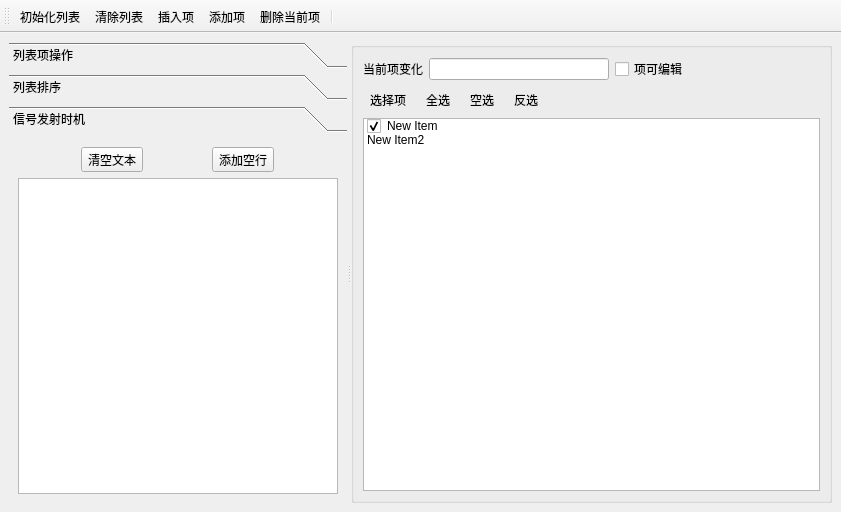
<?xml version="1.0" encoding="UTF-8"?>
<ui version="4.0">
 <class>MainWindow</class>
 <widget class="QMainWindow" name="MainWindow">
  <property name="geometry">
   <rect>
    <x>0</x>
    <y>0</y>
    <width>841</width>
    <height>512</height>
   </rect>
  </property>
  <property name="windowTitle">
   <string>MainWindow</string>
  </property>
  <widget class="QWidget" name="centralwidget">
   <layout class="QGridLayout" name="gridLayout">
    <item row="0" column="0">
     <widget class="QSplitter" name="splitter">
      <property name="orientation">
       <enum>Qt::Horizontal</enum>
      </property>
      <widget class="QToolBox" name="toolBox">
       <property name="currentIndex">
        <number>2</number>
       </property>
       <widget class="QWidget" name="page">
        <property name="geometry">
         <rect>
          <x>0</x>
          <y>0</y>
          <width>188</width>
          <height>351</height>
         </rect>
        </property>
        <attribute name="icon">
         <iconset resource="res.qrc">
          <normaloff>:/icons/412.bmp</normaloff>:/icons/412.bmp</iconset>
        </attribute>
        <attribute name="label">
         <string>列表项操作</string>
        </attribute>
        <layout class="QVBoxLayout" name="verticalLayout_2">
         <item>
          <widget class="QToolButton" name="tbnListInit">
           <property name="sizePolicy">
            <sizepolicy hsizetype="Preferred" vsizetype="Fixed">
             <horstretch>0</horstretch>
             <verstretch>0</verstretch>
            </sizepolicy>
           </property>
           <property name="text">
            <string>tbnListInit</string>
           </property>
           <property name="toolButtonStyle">
            <enum>Qt::ToolButtonTextBesideIcon</enum>
           </property>
           <property name="autoRaise">
            <bool>true</bool>
           </property>
          </widget>
         </item>
         <item>
          <widget class="QToolButton" name="tbnListClear">
           <property name="sizePolicy">
            <sizepolicy hsizetype="Preferred" vsizetype="Fixed">
             <horstretch>0</horstretch>
             <verstretch>0</verstretch>
            </sizepolicy>
           </property>
           <property name="text">
            <string>tbnListClear</string>
           </property>
           <property name="toolButtonStyle">
            <enum>Qt::ToolButtonTextBesideIcon</enum>
           </property>
           <property name="autoRaise">
            <bool>true</bool>
           </property>
          </widget>
         </item>
         <item>
          <widget class="QToolButton" name="tbnListInsert">
           <property name="sizePolicy">
            <sizepolicy hsizetype="Preferred" vsizetype="Fixed">
             <horstretch>0</horstretch>
             <verstretch>0</verstretch>
            </sizepolicy>
           </property>
           <property name="text">
            <string>tbnListInsert</string>
           </property>
           <property name="toolButtonStyle">
            <enum>Qt::ToolButtonTextBesideIcon</enum>
           </property>
           <property name="autoRaise">
            <bool>true</bool>
           </property>
          </widget>
         </item>
         <item>
          <widget class="QToolButton" name="tbnListAppend">
           <property name="sizePolicy">
            <sizepolicy hsizetype="Preferred" vsizetype="Fixed">
             <horstretch>0</horstretch>
             <verstretch>0</verstretch>
            </sizepolicy>
           </property>
           <property name="text">
            <string>tbnListAppend</string>
           </property>
           <property name="toolButtonStyle">
            <enum>Qt::ToolButtonTextBesideIcon</enum>
           </property>
           <property name="autoRaise">
            <bool>true</bool>
           </property>
          </widget>
         </item>
         <item>
          <widget class="QToolButton" name="tbnListDelete">
           <property name="sizePolicy">
            <sizepolicy hsizetype="Preferred" vsizetype="Fixed">
             <horstretch>0</horstretch>
             <verstretch>0</verstretch>
            </sizepolicy>
           </property>
           <property name="text">
            <string>tbnListDelete</string>
           </property>
           <property name="toolButtonStyle">
            <enum>Qt::ToolButtonTextBesideIcon</enum>
           </property>
           <property name="autoRaise">
            <bool>true</bool>
           </property>
          </widget>
         </item>
         <item>
          <spacer name="verticalSpacer_2">
           <property name="orientation">
            <enum>Qt::Vertical</enum>
           </property>
           <property name="sizeHint" stdset="0">
            <size>
             <width>20</width>
             <height>40</height>
            </size>
           </property>
          </spacer>
         </item>
        </layout>
       </widget>
       <widget class="QWidget" name="page_2">
        <property name="geometry">
         <rect>
          <x>0</x>
          <y>0</y>
          <width>188</width>
          <height>351</height>
         </rect>
        </property>
        <attribute name="icon">
         <iconset resource="res.qrc">
          <normaloff>:/icons/408.bmp</normaloff>:/icons/408.bmp</iconset>
        </attribute>
        <attribute name="label">
         <string>列表排序</string>
        </attribute>
        <layout class="QVBoxLayout" name="verticalLayout_3">
         <item>
          <widget class="QCheckBox" name="cbxSorting">
           <property name="text">
            <string>允许排序</string>
           </property>
          </widget>
         </item>
         <item>
          <widget class="QToolButton" name="tbnSortAsc">
           <property name="text">
            <string>升序排序</string>
           </property>
           <property name="toolButtonStyle">
            <enum>Qt::ToolButtonTextBesideIcon</enum>
           </property>
           <property name="autoRaise">
            <bool>false</bool>
           </property>
           <property name="arrowType">
            <enum>Qt::UpArrow</enum>
           </property>
          </widget>
         </item>
         <item>
          <widget class="QToolButton" name="tbnSortDes">
           <property name="text">
            <string>降序排序</string>
           </property>
           <property name="toolButtonStyle">
            <enum>Qt::ToolButtonTextBesideIcon</enum>
           </property>
           <property name="arrowType">
            <enum>Qt::DownArrow</enum>
           </property>
          </widget>
         </item>
         <item>
          <spacer name="verticalSpacer">
           <property name="orientation">
            <enum>Qt::Vertical</enum>
           </property>
           <property name="sizeHint" stdset="0">
            <size>
             <width>20</width>
             <height>40</height>
            </size>
           </property>
          </spacer>
         </item>
        </layout>
       </widget>
       <widget class="QWidget" name="page_3">
        <property name="geometry">
         <rect>
          <x>0</x>
          <y>0</y>
          <width>188</width>
          <height>351</height>
         </rect>
        </property>
        <attribute name="icon">
         <iconset resource="res.qrc">
          <normaloff>:/icons/412.bmp</normaloff>:/icons/412.bmp</iconset>
        </attribute>
        <attribute name="label">
         <string>信号发射时机</string>
        </attribute>
        <layout class="QVBoxLayout" name="verticalLayout_4">
         <item>
          <layout class="QHBoxLayout" name="horizontalLayout_3">
           <item>
            <widget class="QToolButton" name="tbnTextClear">
             <property name="text">
              <string>清空文本</string>
             </property>
            </widget>
           </item>
           <item>
            <widget class="QToolButton" name="tbnTextAddLine">
             <property name="text">
              <string>添加空行</string>
             </property>
            </widget>
           </item>
          </layout>
         </item>
         <item>
          <widget class="QPlainTextEdit" name="plainTextEdit"/>
         </item>
        </layout>
       </widget>
      </widget>
      <widget class="QGroupBox" name="groupBox">
       <property name="title">
        <string/>
       </property>
       <layout class="QVBoxLayout" name="verticalLayout">
        <item>
         <layout class="QHBoxLayout" name="horizontalLayout">
          <item>
           <widget class="QLabel" name="label">
            <property name="sizePolicy">
             <sizepolicy hsizetype="Fixed" vsizetype="Fixed">
              <horstretch>0</horstretch>
              <verstretch>0</verstretch>
             </sizepolicy>
            </property>
            <property name="text">
             <string>当前项变化</string>
            </property>
           </widget>
          </item>
          <item>
           <widget class="QLineEdit" name="lineEdit">
            <property name="minimumSize">
             <size>
              <width>180</width>
              <height>0</height>
             </size>
            </property>
            <property name="maximumSize">
             <size>
              <width>300</width>
              <height>16777215</height>
             </size>
            </property>
           </widget>
          </item>
          <item>
           <widget class="QCheckBox" name="cbxEditable">
            <property name="text">
             <string>项可编辑</string>
            </property>
           </widget>
          </item>
          <item>
           <spacer name="horizontalSpacer_2">
            <property name="orientation">
             <enum>Qt::Horizontal</enum>
            </property>
            <property name="sizeHint" stdset="0">
             <size>
              <width>40</width>
              <height>20</height>
             </size>
            </property>
           </spacer>
          </item>
         </layout>
        </item>
        <item>
         <layout class="QHBoxLayout" name="horizontalLayout_2">
          <item>
           <widget class="QToolButton" name="tbnSelection">
            <property name="text">
             <string>选择项</string>
            </property>
            <property name="icon">
             <iconset resource="res.qrc">
              <normaloff>:/icons/124.bmp</normaloff>:/icons/124.bmp</iconset>
            </property>
            <property name="popupMode">
             <enum>QToolButton::InstantPopup</enum>
            </property>
            <property name="toolButtonStyle">
             <enum>Qt::ToolButtonTextBesideIcon</enum>
            </property>
            <property name="autoRaise">
             <bool>true</bool>
            </property>
           </widget>
          </item>
          <item>
           <widget class="QToolButton" name="tbnSelAll">
            <property name="text">
             <string>全选</string>
            </property>
            <property name="autoRaise">
             <bool>true</bool>
            </property>
           </widget>
          </item>
          <item>
           <widget class="QToolButton" name="tbnSelNone">
            <property name="text">
             <string>空选</string>
            </property>
            <property name="autoRaise">
             <bool>true</bool>
            </property>
           </widget>
          </item>
          <item>
           <widget class="QToolButton" name="tbnSelInvs">
            <property name="text">
             <string>反选</string>
            </property>
            <property name="autoRaise">
             <bool>true</bool>
            </property>
           </widget>
          </item>
          <item>
           <spacer name="horizontalSpacer">
            <property name="orientation">
             <enum>Qt::Horizontal</enum>
            </property>
            <property name="sizeHint" stdset="0">
             <size>
              <width>40</width>
              <height>20</height>
             </size>
            </property>
           </spacer>
          </item>
         </layout>
        </item>
        <item>
         <widget class="QListWidget" name="listWidget">
          <property name="contextMenuPolicy">
           <enum>Qt::CustomContextMenu</enum>
          </property>
          <property name="selectionMode">
           <enum>QAbstractItemView::SingleSelection</enum>
          </property>
          <item>
           <property name="text">
            <string>New Item</string>
           </property>
           <property name="checkState">
            <enum>Checked</enum>
           </property>
           <property name="icon">
            <iconset resource="res.qrc">
             <normaloff>:/icons/check2.ico</normaloff>:/icons/check2.ico</iconset>
           </property>
           <property name="flags">
            <set>ItemIsSelectable|ItemIsEditable|ItemIsDragEnabled|ItemIsUserCheckable|ItemIsEnabled</set>
           </property>
          </item>
          <item>
           <property name="text">
            <string>New Item2</string>
           </property>
           <property name="checkState">
            <enum>Unchecked</enum>
           </property>
           <property name="icon">
            <iconset resource="res.qrc">
             <normaloff>:/icons/check2.ico</normaloff>:/icons/check2.ico</iconset>
           </property>
           <property name="flags">
            <set>ItemIsSelectable|ItemIsEditable|ItemIsDragEnabled|ItemIsUserCheckable|ItemIsEnabled</set>
           </property>
          </item>
         </widget>
        </item>
       </layout>
      </widget>
     </widget>
    </item>
   </layout>
  </widget>
  <widget class="QToolBar" name="toolBar">
   <property name="windowTitle">
    <string>toolBar</string>
   </property>
   <property name="toolButtonStyle">
    <enum>Qt::ToolButtonTextUnderIcon</enum>
   </property>
   <attribute name="toolBarArea">
    <enum>TopToolBarArea</enum>
   </attribute>
   <attribute name="toolBarBreak">
    <bool>false</bool>
   </attribute>
   <addaction name="actListInit"/>
   <addaction name="actListClear"/>
   <addaction name="actListInsert"/>
   <addaction name="actListAppend"/>
   <addaction name="actListDel"/>
   <addaction name="separator"/>
  </widget>
  <action name="actListInit">
   <property name="icon">
    <iconset resource="res.qrc">
     <normaloff>:/icons/128.bmp</normaloff>:/icons/128.bmp</iconset>
   </property>
   <property name="text">
    <string>初始化列表</string>
   </property>
   <property name="toolTip">
    <string>初始化列表</string>
   </property>
   <property name="shortcut">
    <string>Ctrl+I</string>
   </property>
  </action>
  <action name="actListClear">
   <property name="icon">
    <iconset resource="res.qrc">
     <normaloff>:/icons/delete1.bmp</normaloff>:/icons/delete1.bmp</iconset>
   </property>
   <property name="text">
    <string>清除列表</string>
   </property>
   <property name="toolTip">
    <string>清除列表</string>
   </property>
  </action>
  <action name="actListInsert">
   <property name="icon">
    <iconset resource="res.qrc">
     <normaloff>:/icons/424.bmp</normaloff>:/icons/424.bmp</iconset>
   </property>
   <property name="text">
    <string>插入项</string>
   </property>
   <property name="toolTip">
    <string>插入项</string>
   </property>
   <property name="shortcut">
    <string>Ctrl+S</string>
   </property>
  </action>
  <action name="actListAppend">
   <property name="icon">
    <iconset resource="res.qrc">
     <normaloff>:/icons/316.bmp</normaloff>:/icons/316.bmp</iconset>
   </property>
   <property name="text">
    <string>添加项</string>
   </property>
   <property name="toolTip">
    <string>添加项</string>
   </property>
   <property name="shortcut">
    <string>Ctrl+A</string>
   </property>
  </action>
  <action name="actListDel">
   <property name="icon">
    <iconset resource="res.qrc">
     <normaloff>:/icons/324.bmp</normaloff>:/icons/324.bmp</iconset>
   </property>
   <property name="text">
    <string>删除当前项</string>
   </property>
   <property name="toolTip">
    <string>删除当前项</string>
   </property>
   <property name="shortcut">
    <string>Del</string>
   </property>
  </action>
  <action name="actSelAll">
   <property name="text">
    <string>全选</string>
   </property>
   <property name="toolTip">
    <string>全选</string>
   </property>
  </action>
  <action name="actSelNone">
   <property name="text">
    <string>空选</string>
   </property>
   <property name="toolTip">
    <string>空选</string>
   </property>
  </action>
  <action name="actSelInvs">
   <property name="text">
    <string>反选</string>
   </property>
   <property name="toolTip">
    <string>反选</string>
   </property>
  </action>
  <action name="actQuit">
   <property name="icon">
    <iconset resource="res.qrc">
     <normaloff>:/icons/exit.bmp</normaloff>:/icons/exit.bmp</iconset>
   </property>
   <property name="text">
    <string>退出</string>
   </property>
   <property name="toolTip">
    <string>退出</string>
   </property>
  </action>
  <action name="actSelPopMenu">
   <property name="icon">
    <iconset resource="res.qrc">
     <normaloff>:/icons/124.bmp</normaloff>:/icons/124.bmp</iconset>
   </property>
   <property name="text">
    <string>项选择</string>
   </property>
   <property name="toolTip">
    <string>项选择</string>
   </property>
  </action>
 </widget>
 <resources>
  <include location="res.qrc"/>
 </resources>
 <connections>
  <connection>
   <sender>actQuit</sender>
   <signal>triggered()</signal>
   <receiver>MainWindow</receiver>
   <slot>close()</slot>
   <hints>
    <hint type="sourcelabel">
     <x>-1</x>
     <y>-1</y>
    </hint>
    <hint type="destinationlabel">
     <x>420</x>
     <y>255</y>
    </hint>
   </hints>
  </connection>
  <connection>
   <sender>actSelPopMenu</sender>
   <signal>triggered()</signal>
   <receiver>actSelInvs</receiver>
   <slot>trigger()</slot>
   <hints>
    <hint type="sourcelabel">
     <x>-1</x>
     <y>-1</y>
    </hint>
    <hint type="destinationlabel">
     <x>-1</x>
     <y>-1</y>
    </hint>
   </hints>
  </connection>
 </connections>
</ui>
